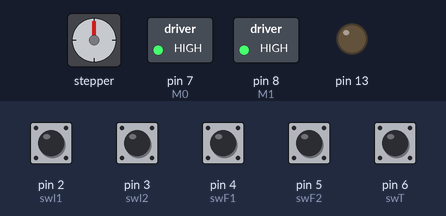
The sketch below on a simulated Arduino Uno, built with avr-gcc and run on an emulated ATmega328P. Shown: stepper motor, switched loads named in the sketch (green lamp = pin HIGH), output pins drawn as LEDs (lit = HIGH). Wiring (inferred from the names in the program): stepper motor driver (200 steps per turn assumed): step pin 9; direction pin 10; enable pin 12. Dashed ring = blinking. The inputs (shaded band) are chosen by the test bench; at power-on: pin 2 (swI1), pin 3 (swI2), pin 4 (swF1), pin 5 (swF2), pin 6 (swT) HIGH. Pins used as bus, display or sensor lines are not drawn.

Above: at 1.2 s.
1.3 s: pin 2 (swI1) pulled LOW for 1 s
At 1.55 s:
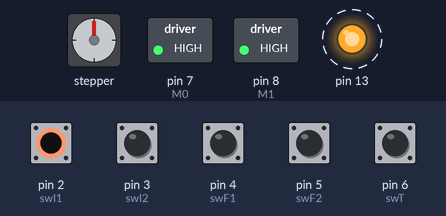
4.3 s: pin 4 (swF1) pulled LOW for 1 s
At 5.9 s:
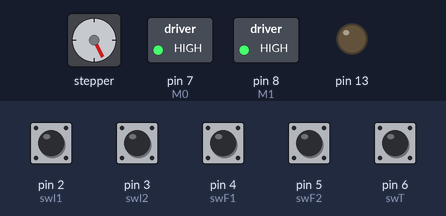
6.8 s: pin 3 (swI2) pulled LOW for 0.15 s
At 7.9 s:
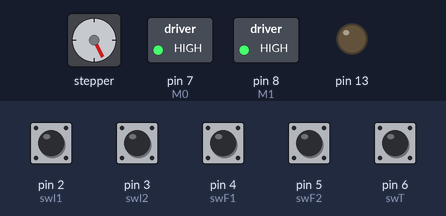
8.4 s: pin 5 (swF2) pulled LOW for 0.15 s
At 9.0 s:
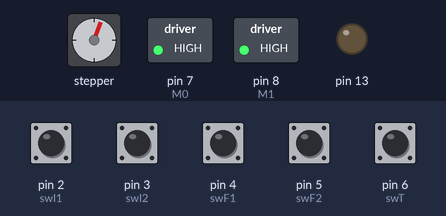
10.0 s: pin 6 (swT) pulled LOW for 0.15 s
At 10.17 s:
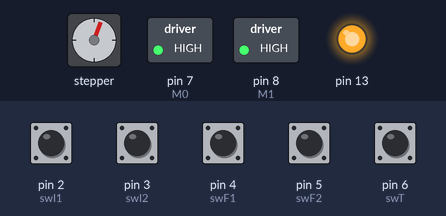
11.7 s: pin 5 (swF2) pulled LOW for 1 s
At 12.42 s:
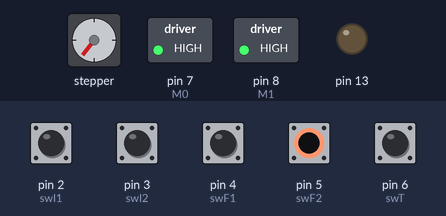
Timing chart, 0 to 14.7 s (numbered marks = the images above; inputs shaded):
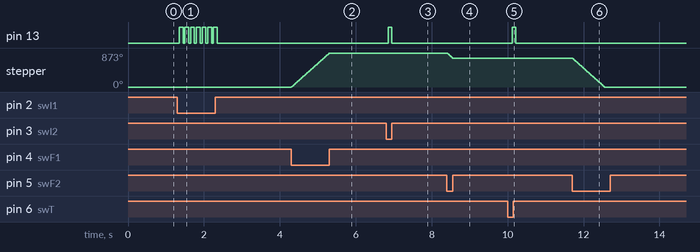

Measured:
- after the input at 1.3 s, pin 13: alternates HIGH for 0.10 s and LOW for 0.05 s, 14 changes in all, then stays LOW, starting after 0.05 s
- after the input at 4.3 s, stepper: turns 873° clockwise in 1.0 s, starting at once
- after the input at 6.8 s, pin 13: LOW → HIGH after 0.05 s, → LOW 0.10 s later
- after the input at 8.4 s, stepper: turns 132° counter-clockwise in 0.15 s, starting at once
- after the input at 10.0 s, pin 13: LOW → HIGH after 0.12 s, → LOW 0.10 s later
- after the input at 11.7 s, stepper: turns 741° counter-clockwise in 0.85 s, starting at once

The sketch:

Foot_switch_with_stepper.ino
```cpp
#define swI1 2
#define swI2 3
#define swF1 4
#define swF2 5
#define swT 6

#define t 1
#define M0 7 // smart mode pin 0
#define M1 8 // smart mode pin 1
#define STEP 9 // Steps pin for the motor
#define DIR 10 // Direction for the step
//#define SLEEP 11 //sleep mode enable and disable
#define ENABLE 12

//boolean prev_Iminus = true;
boolean Iminus = true;
//boolean prev_Iplus = true;
boolean Iplus = true;

boolean prev_Fminus = true;
boolean Fminus = true;
boolean prev_Fplus = true;
boolean Fplus = true;

boolean prev_Trigger = true;
boolean Trigger = true;

int count = 30; // previously 450
void setup()
{
  pinMode(swI1,INPUT_PULLUP); // Illumination -
  pinMode(swI2,INPUT_PULLUP); // Illumination +
  pinMode(swF1,INPUT_PULLUP); // Focus+
  pinMode(swF2,INPUT_PULLUP); // Focus-
  pinMode(swT,INPUT_PULLUP); // Trigger

  pinMode(M0,OUTPUT);
  pinMode(M1,OUTPUT);
  pinMode(STEP,OUTPUT);
  pinMode(DIR,OUTPUT);
//  pinMode(SLEEP,OUTPUT);
  pinMode(ENABLE,OUTPUT);

  pinMode(13, OUTPUT);

  /************************  Stepper Motor initial position setup *******************/
  digitalWrite(ENABLE,HIGH);

//  digitalWrite(SLEEP,HIGH); // wake up from sleep mode
//  digitalWrite(DIR, LOW);
//  for(int i=0; i<100; i++)
//  {
//    digitalWrite(STEP,HIGH);
//    delay(t);
//    digitalWrite(STEP,LOW);
//    delay(t);
//  }
 // digitalWrite(SLEEP,LOW); // go back to sleep mode

  digitalWrite(ENABLE,LOW);

  digitalWrite(M0,HIGH);
  digitalWrite(M1,HIGH);
}

void loop()
{
  //  digitalWrite(SLEEP,HIGH); // wake up from sleep mode

  digitalWrite(STEP,LOW);
  digitalWrite(13, LOW);
  Iminus = digitalRead(swI1);
  Iplus = digitalRead(swI2);
  Fminus = digitalRead(swF2);
  Fplus = digitalRead(swF1);
  Trigger = digitalRead(swT);

  if(Iminus == false)// && prev_Iminus == true )
  {
    delay(50);
    //Serial.println("Illumination -");
    digitalWrite(13, HIGH);
    delay(100);
  }

  if(Iplus == false)// && prev_Iplus == true )
  {
    delay(50);
    //Serial.println("Illumination +");
    digitalWrite(13, HIGH);
    delay(100);
  }

  if(Fplus == false)// && prev_Fplus == true )
  {
//    if(prev_Fplus == true)
//        digitalWrite(SLEEP,HIGH); // wake up from sleep mode
    // delay(50);
    // Serial.println("Focus +");
    //delay(100);

      digitalWrite(ENABLE,LOW);


    digitalWrite(DIR, HIGH);
    if(count >= 30 && count < 800) // previously 450 and 665
    {
      //   for(int repeat=0; repeat<10; repeat++)
      //   {
      digitalWrite(STEP,HIGH);
      delay(t);
      digitalWrite(STEP,LOW);
      delay(t);
      //   }

      if(count!= 800)
      {
        count++;
      }
    }
   //digitalWrite(SLEEP,LOW); // go back to sleep mode
//delay(100);

  digitalWrite(ENABLE,HIGH);

  }
//else
//    if(prev_Fplus == false); // wake up from sleep mode)
//        digitalWrite(SLEEP,LOW); // go back to sleep mode

  if(Fminus == false) //&& prev_Fminus == true )
  {
    // delay(50);
    // Serial.println("Focus -");
//    if(prev_Fminus == true)
//        digitalWrite(SLEEP,HIGH); // wake up from sleep mode
   // delay(100);

     digitalWrite(ENABLE,LOW);

    digitalWrite(DIR, LOW);
    if(count > 30 && count <= 800)
    {
      //  for(int repeat=0; repeat<10; repeat++)
      // {
      digitalWrite(STEP,HIGH);
      delay(t);
      digitalWrite(STEP,LOW);
      delay(t);
      //}

      if(count!=30)
      {
        count--;
      }
    }

  digitalWrite(ENABLE,HIGH);

//delay(100);

  }
//  else
//      if(prev_Fminus == false)
//        digitalWrite(SLEEP,LOW); // go back to sleep mode

  if(Trigger == false && prev_Trigger == true )
  {
    delay(120);
    if(Trigger == false && prev_Trigger == true )
    {
      digitalWrite(13,HIGH);
      delay(100);
      // Serial.println("Trigggrrr");
    }
  }
  prev_Trigger = Trigger;
//    digitalWrite(SLEEP,LOW); // go back to sleep mode

//prev_Fplus = Fplus;
//prev_Fminus = Fminus;
}
```
